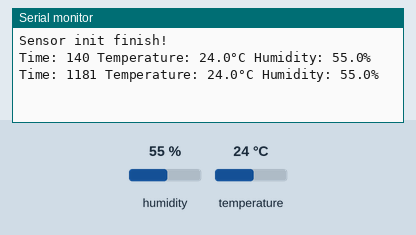
The sketch below on a simulated Arduino Uno, built with avr-gcc and run on an emulated ATmega328P. Shown: the last lines printed to the serial monitor. The inputs (shaded band) are chosen by the test bench; at power-on: humidity 55 %, temperature 24 °C.

Above: at 1.3 s.
1.4 s: humidity set to 22 %
At 2.7 s:
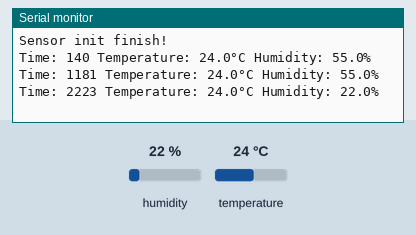
2.9 s: temperature set to 12 °C
At 4.1 s:
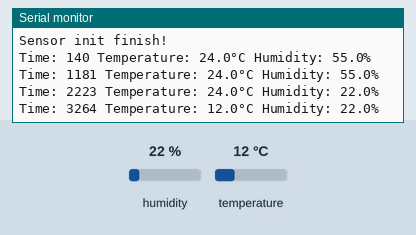
4.4 s: humidity set to 40 %
At 4.4 s:
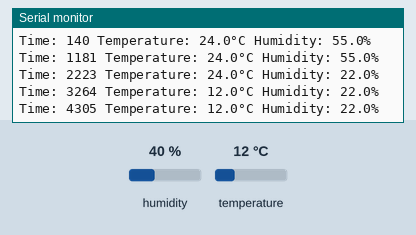
Timing chart, 0 to 7.4 s (numbered marks = the images above; inputs shaded):
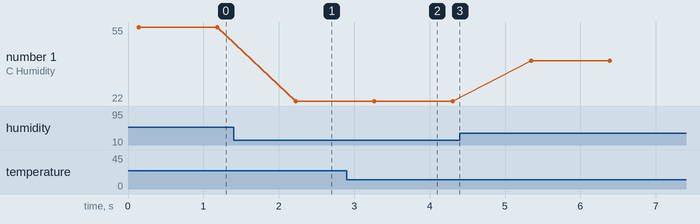

Measured:
- after the input at 1.4 s, the serial monitor: prints a new line after 0.82 s (image 1)
- after the input at 2.9 s, the serial monitor: prints a new line after 0.37 s (image 2)
- plotted number 1: 55 → 22 after the input at 1.4 s, 22 → 40 after the input at 4.4 s

The sketch:

SHT_20.ino
```cpp
#include <DFRobot_SHT20.h>
#include <Wire.h>

// Define the I2C address of the SHT20 sensor
#define SHT20_I2C_ADDR 0x40

// Create an instance of the DFRobot_SHT20 class
DFRobot_SHT20 sht20(&Wire, SHT20_I2C_ADDR);

void setup() {
  // Initialize serial communication at 115200 baud rate
  Serial.begin(115200);

  // Initialize the I2C interface
  Wire.begin();

  // Initialize the SHT20 sensor
  sht20.initSHT20();
  delay(100);
  Serial.println("Sensor init finish!");

  // Check the current status information of SHT20
  sht20.checkSHT20();
}

void loop() {
  // Read the measured humidity data
  float humd = sht20.readHumidity();

  // Read the measured temperature data
  float temp = sht20.readTemperature();

  // Print the system time, temperature, and humidity to the serial monitor
  Serial.print("Time: ");
  Serial.print(millis());
  Serial.print(" Temperature: ");
  Serial.print(temp, 1); // Print temperature with one decimal place
  Serial.print("°C Humidity: ");
  Serial.print(humd, 1); // Print humidity with one decimal place
  Serial.println("%");

  // Delay for 1 second before taking the next reading
  delay(1000);
}
```
